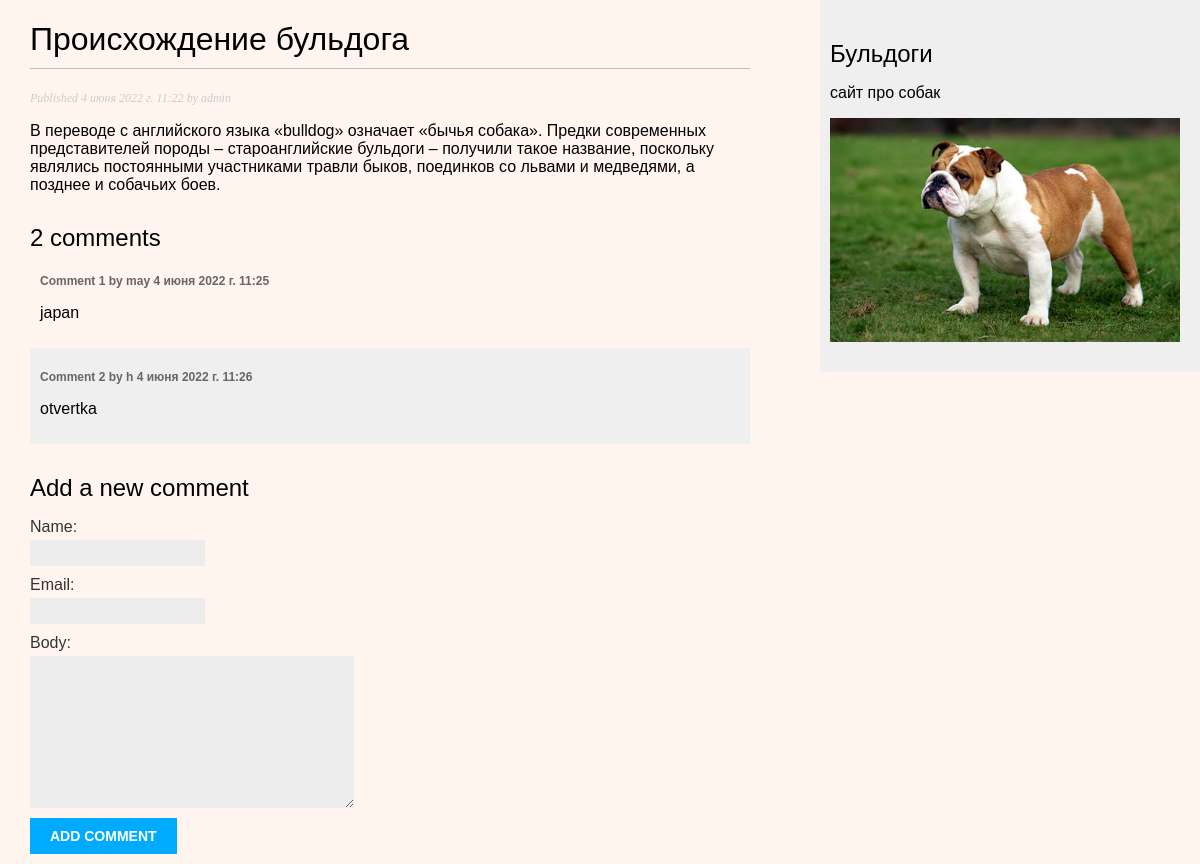
/blog/5/, run on the app's committed database.
### blog/models.py (models this page shows, shortened)
class Post(models.Model):
    class Status(models.TextChoices):
        DRAFT = 'DF', 'Draft'
        PUBLISHED = 'PB', 'Published'
    title = models.CharField(max_length=250)
    slug = models.SlugField(max_length=250)
    author = models.ForeignKey(User,
                               on_delete=models.CASCADE,
                               related_name='blog_posts')
    body = models.TextField()
    publish = models.DateTimeField(default=timezone.now)
    created = models.DateTimeField(auto_now_add=True)
    updated = models.DateTimeField(auto_now=True)
    status = models.CharField(max_length=2,
                              choices=Status.choices,
                              default=Status.DRAFT)
    objects = models.Manager() # The default manager.
    published = PublishedManager() # Our custom manager.
    class Meta:
        ordering = ['-publish']
        indexes = [
            models.Index(fields=['-publish']),
        ]

class Comment(models.Model):
    post = models.ForeignKey(Post, on_delete=models.CASCADE, related_name='comments')
    name = models.CharField(max_length=80)
    email = models.EmailField()
    body = models.TextField()
    created = models.DateTimeField(auto_now_add=True)
    updated = models.DateTimeField(auto_now=True)
    active = models.BooleanField(default=True)

### blog/views.py (the view)
# urls.py: path('<int:id>/', views.post_detail, name='post_detail'),
def post_detail(request, id):
    post = get_object_or_404(Post, id=id, status=Post.Status.PUBLISHED)
    comments = post.comments.filter(active=True)
    form = CommentForm()
    return render(request, 'blog/post/detail.html', {'post': post, 'comments': comments,
                                                     'form': form})

### blog/forms.py
class CommentForm(forms.ModelForm):
    class Meta:
        model = Comment
        fields = ['name', 'email', 'body']

### blog/templates/blog/post/detail.html (shortened to what this page needs)
{% extends "blog/base.html" %}
{% block content %}
  <h1>{{ post.title }}</h1>
  <p class="date">
    Published {{ post.publish }} by {{ post.author }}
  </p>
  {{ post.body|linebreaks }}
{% with comments.count as total_comments %}
	<h2>{{ total_comments }} comment{{ total_comments|pluralize }}</h2>
{% endwith %}
{% for comment in comments %}
	<div class="comment">
		<p class="info">
			Comment {{ forloop.counter }} by {{ comment.name }}
			{{ comment.created }}
		</p>
		{{ comment.body|linebreaks }}
	</div>
{% empty %}
	<p>There are no comments yet.</p>
{% endfor %}
<h2>Add a new comment</h2>
		<form action="{% url "blog:post_comment" post.id %}" method="post">
		{{ form.as_p }}
		<p><input type="submit" value="Add comment"></p>
	</form>
	{% endblock %}

### blog/static/css/blog.css (style rules this page uses)
body { margin:0; padding:0; font-family:helvetica, sans-serif; background: #FFF5EE; }
h1 { font-weight:normal; border-bottom:1px solid #bbb; padding:0 0 10px 0; }
h2 { font-weight:normal; margin:30px 0 0; }
p.date { color:#ccc; font-family: georgia, serif; font-size: 12px; font-style: italic; }
label { float:left; clear:both; color:#333; margin-bottom:4px; }
input, textarea { clear:both; float:left; margin:0 0 10px; background:#ededed; border:0; padding:6px 10px; font-size:12px; }
input[type=submit] { font-weight:bold; background:#00abff; color:#fff; padding:10px 20px; font-size:14px; text-transform:uppercase; }
.comment { padding:10px; }
.comment:nth-child(even) { background:#efefef; }
.comment .info { font-weight:bold; font-size:12px; color:#666; }

### data on the page
Post: title "Происхождение бульдога", publish "4 июня 2022 г. 11:22", author "admin", body "В переводе с английского языка «bulldog» означает «бычья собака». Предки современных представителей породы – староанглийские бульдоги – получили такое название, поскольку являлись постоянными участниками травли быков, поединков со львами и медведями, а позднее и собачьих боев."
Comment: name "may", created "4 июня 2022 г. 11:25", body "japan"
Comment: name "h", created "4 июня 2022 г. 11:26", body "otvertka"

### other printed values
{{ total_comments }} "2"
